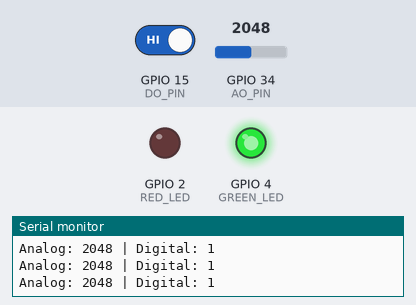
Bench run of a sketch on a simulated ESP32. On the bench: output pins drawn as LEDs (lit = HIGH), the last lines printed to the serial monitor. The inputs (shaded band) are chosen by the test bench; at power-on: GPIO 15 (DO_PIN) HIGH, GPIO 34 (AO_PIN) = 2048.

Above: at 1.3 s.
1.4 s: GPIO 15 (DO_PIN) driven LOW
At 2.7 s:
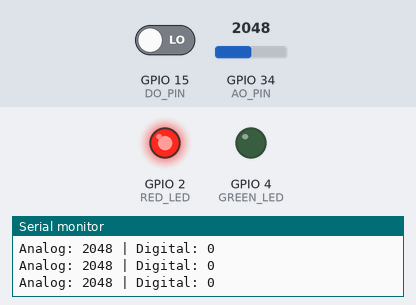
3.0 s: GPIO 15 (DO_PIN) driven HIGH
At 3.8 s:
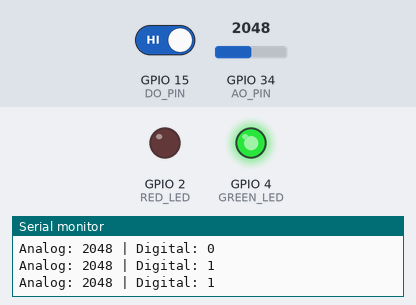
Timing chart, 0 to 6.0 s (numbered marks = the images above; inputs shaded):
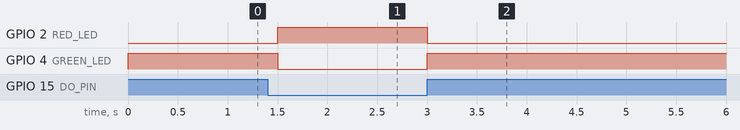

The sketch:

ldr_light_indicator.ino
```cpp
#define AO_PIN 34     // Analog output from LDR sensor
#define DO_PIN 15     // Digital output from LDR sensor

#define RED_LED 2     // Red LED indicates darkness
#define GREEN_LED 4   // Green LED indicates brightness

void setup() {
  Serial.begin(115200);
  pinMode(DO_PIN, INPUT);
  pinMode(RED_LED, OUTPUT);
  pinMode(GREEN_LED, OUTPUT);
}

void loop() {
  int analogValue = analogRead(AO_PIN);
  int digitalValue = digitalRead(DO_PIN);

  Serial.print("Analog: ");
  Serial.print(analogValue);
  Serial.print(" | Digital: ");
  Serial.println(digitalValue);

  if (digitalValue == 0) {  // Dark environment
    digitalWrite(RED_LED, HIGH);
    digitalWrite(GREEN_LED, LOW);
  } else {  // Bright environment
    digitalWrite(RED_LED, LOW);
    digitalWrite(GREEN_LED, HIGH);
  }

  delay(500);  // Wait for 0.5 seconds
}
```

Measured:
- after the input at 1.4 s, GPIO 2 (RED_LED): LOW → HIGH after 0.10 s; GPIO 4 (GREEN_LED): HIGH → LOW after 0.10 s
- after the input at 3.0 s, GPIO 2 (RED_LED): HIGH → LOW at once; GPIO 4 (GREEN_LED): LOW → HIGH at once
